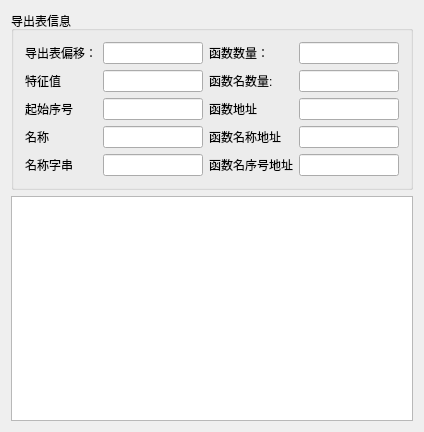
<?xml version="1.0" encoding="UTF-8"?>
<ui version="4.0">
 <class>ExportsTabWndClass</class>
 <widget class="QWidget" name="ExportsTabWndClass">
  <property name="geometry">
   <rect>
    <x>0</x>
    <y>0</y>
    <width>412</width>
    <height>432</height>
   </rect>
  </property>
  <property name="windowTitle">
   <string>ExportsTabWnd</string>
  </property>
  <layout class="QVBoxLayout" name="verticalLayout">
   <item>
    <widget class="QGroupBox" name="groupBox">
     <property name="title">
      <string>导出表信息</string>
     </property>
     <layout class="QGridLayout" name="gridLayout">
      <item row="0" column="0">
       <widget class="QLabel" name="label">
        <property name="text">
         <string>导出表偏移：</string>
        </property>
       </widget>
      </item>
      <item row="0" column="1">
       <widget class="QLineEdit" name="lineEdit">
        <property name="minimumSize">
         <size>
          <width>100</width>
          <height>0</height>
         </size>
        </property>
        <property name="maximumSize">
         <size>
          <width>10000000</width>
          <height>16777215</height>
         </size>
        </property>
       </widget>
      </item>
      <item row="0" column="2">
       <widget class="QLabel" name="label_6">
        <property name="text">
         <string>函数数量：</string>
        </property>
       </widget>
      </item>
      <item row="1" column="0">
       <widget class="QLabel" name="label_2">
        <property name="text">
         <string>特征值</string>
        </property>
       </widget>
      </item>
      <item row="1" column="1">
       <widget class="QLineEdit" name="lineEdit_2">
        <property name="minimumSize">
         <size>
          <width>100</width>
          <height>0</height>
         </size>
        </property>
        <property name="maximumSize">
         <size>
          <width>10000000</width>
          <height>16777215</height>
         </size>
        </property>
       </widget>
      </item>
      <item row="1" column="2">
       <widget class="QLabel" name="label_7">
        <property name="text">
         <string>函数名数量:</string>
        </property>
       </widget>
      </item>
      <item row="2" column="0">
       <widget class="QLabel" name="label_3">
        <property name="text">
         <string>起始序号</string>
        </property>
       </widget>
      </item>
      <item row="2" column="1">
       <widget class="QLineEdit" name="lineEdit_3">
        <property name="minimumSize">
         <size>
          <width>100</width>
          <height>0</height>
         </size>
        </property>
        <property name="maximumSize">
         <size>
          <width>10000000</width>
          <height>16777215</height>
         </size>
        </property>
       </widget>
      </item>
      <item row="2" column="2">
       <widget class="QLabel" name="label_8">
        <property name="text">
         <string>函数地址</string>
        </property>
       </widget>
      </item>
      <item row="2" column="4">
       <widget class="QLineEdit" name="lineEdit_8">
        <property name="minimumSize">
         <size>
          <width>100</width>
          <height>0</height>
         </size>
        </property>
        <property name="maximumSize">
         <size>
          <width>10000000</width>
          <height>16777215</height>
         </size>
        </property>
       </widget>
      </item>
      <item row="3" column="0">
       <widget class="QLabel" name="label_4">
        <property name="text">
         <string>名称</string>
        </property>
       </widget>
      </item>
      <item row="3" column="1">
       <widget class="QLineEdit" name="lineEdit_4">
        <property name="minimumSize">
         <size>
          <width>100</width>
          <height>0</height>
         </size>
        </property>
        <property name="maximumSize">
         <size>
          <width>10000000</width>
          <height>16777215</height>
         </size>
        </property>
       </widget>
      </item>
      <item row="3" column="2">
       <widget class="QLabel" name="label_9">
        <property name="text">
         <string>函数名称地址</string>
        </property>
       </widget>
      </item>
      <item row="3" column="4">
       <widget class="QLineEdit" name="lineEdit_9">
        <property name="minimumSize">
         <size>
          <width>100</width>
          <height>0</height>
         </size>
        </property>
        <property name="maximumSize">
         <size>
          <width>10000000</width>
          <height>16777215</height>
         </size>
        </property>
       </widget>
      </item>
      <item row="4" column="0">
       <widget class="QLabel" name="label_5">
        <property name="text">
         <string>名称字串</string>
        </property>
       </widget>
      </item>
      <item row="4" column="1">
       <widget class="QLineEdit" name="lineEdit_5">
        <property name="minimumSize">
         <size>
          <width>100</width>
          <height>0</height>
         </size>
        </property>
        <property name="maximumSize">
         <size>
          <width>10000000</width>
          <height>16777215</height>
         </size>
        </property>
       </widget>
      </item>
      <item row="4" column="2" colspan="2">
       <widget class="QLabel" name="label_10">
        <property name="text">
         <string>函数名序号地址</string>
        </property>
       </widget>
      </item>
      <item row="4" column="4">
       <widget class="QLineEdit" name="lineEdit_10">
        <property name="minimumSize">
         <size>
          <width>100</width>
          <height>0</height>
         </size>
        </property>
        <property name="maximumSize">
         <size>
          <width>10000000</width>
          <height>16777215</height>
         </size>
        </property>
       </widget>
      </item>
      <item row="1" column="4">
       <widget class="QLineEdit" name="lineEdit_7">
        <property name="minimumSize">
         <size>
          <width>100</width>
          <height>0</height>
         </size>
        </property>
        <property name="maximumSize">
         <size>
          <width>10000000</width>
          <height>16777215</height>
         </size>
        </property>
       </widget>
      </item>
      <item row="0" column="4">
       <widget class="QLineEdit" name="lineEdit_6">
        <property name="minimumSize">
         <size>
          <width>100</width>
          <height>0</height>
         </size>
        </property>
        <property name="maximumSize">
         <size>
          <width>10000000</width>
          <height>16777215</height>
         </size>
        </property>
       </widget>
      </item>
     </layout>
    </widget>
   </item>
   <item>
    <widget class="QTableWidget" name="tableWidget"/>
   </item>
  </layout>
 </widget>
 <layoutdefault spacing="6" margin="11"/>
 <resources/>
 <connections/>
</ui>
